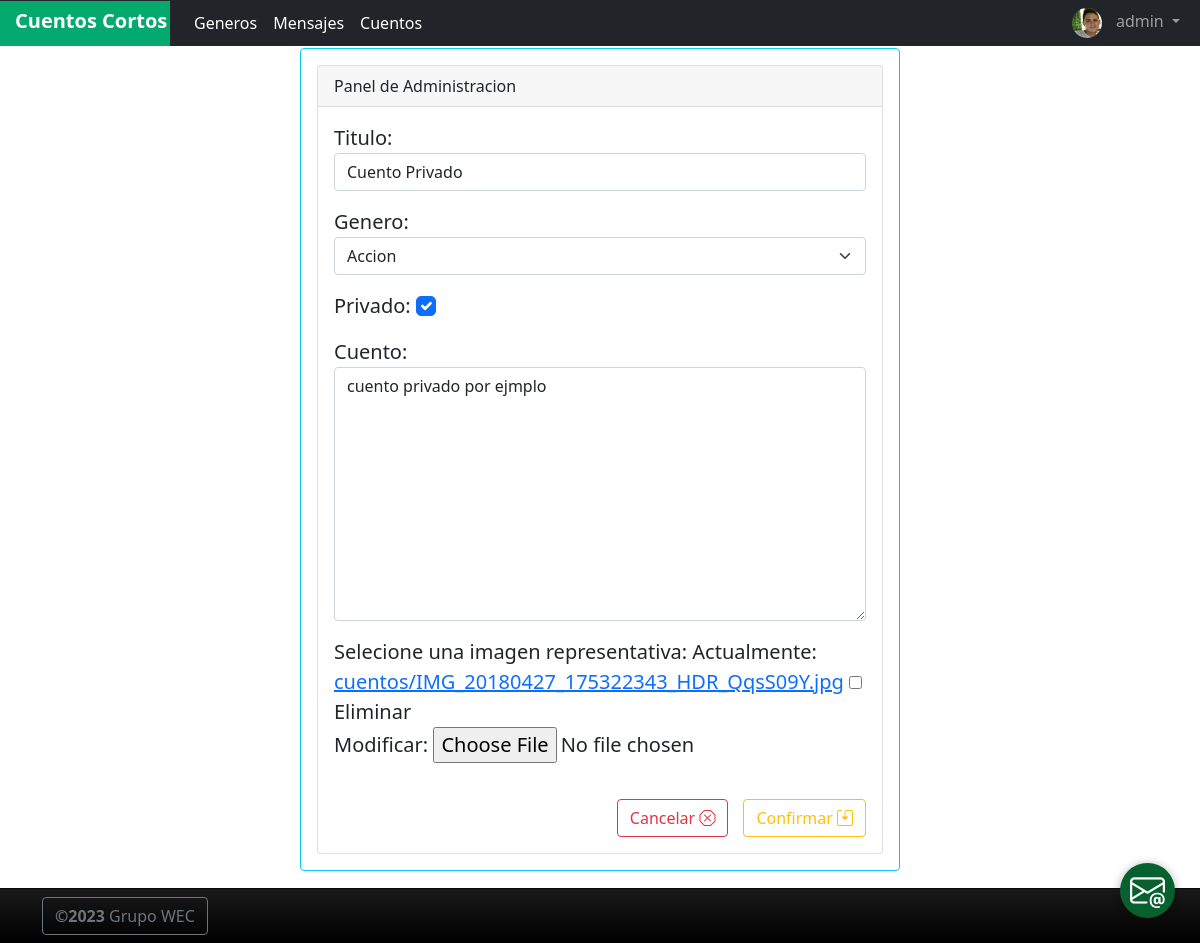
Screenshot of /stories/7/edit (signed in) with the database file from the repository.
### AppShortStories/models.py (models this page shows)
class Profile(models.Model):
    nombre = models.CharField(max_length=50)
    apellido = models.CharField(max_length=50)
    email = models.EmailField()
    telefono = models.CharField(max_length=20)
    user = models.OneToOneField(to = User,on_delete = models.CASCADE,related_name='profile')
    imagen = models.ImageField(upload_to="profiles", null=True, blank=True)

class ShortStories(models.Model):
    titulo = models.CharField(max_length=50)
    genero = models.ForeignKey(to=Genero, on_delete=models.CASCADE)
    estado = models.BooleanField()
    texto = models.CharField(max_length=200)
    imagen = models.ImageField(upload_to="cuentos", null=True, blank=True)
    creado_el = models.DateTimeField(auto_now_add= True)
    publisher = models.ForeignKey(to=User,on_delete = models.CASCADE, related_name="publisher")

### AppShortStories/views.py (the view, shortened to what this page needs)
# urls.py: path('stories/<pk>/edit', ShortStoriesUpdate.as_view(), name="cuento-edit"),
class ShortStoriesUpdate(LoginRequiredMixin, UserPassesTestMixin, UpdateView):
    model = ShortStories
    form_class = ShortForm
    success_url = reverse_lazy("cuento-list")
    def test_func(self):
        user_id = self.request.user.id
        post_id = self.kwargs.get('pk')
        return ShortStories.objects.filter(publisher=user_id, id = post_id).exists()

### AppShortStories/models.py (called while the page is built)
    def __str__(self):
        return self.descripcion

### AppShortStories/templates/AppShortStories/shortstories_form.html (shortened to what this page needs)
{% extends "AppShortStories/index.html" %}
{% block body %}
<div class="container w-50 p-3 card border-info">
    <div class="card">
        <div class="card-header">
            Panel de Administracion
        </div>
        <div class="card-body">
            <blockquote class="blockquote mb-0">
                <form method="Post" enctype="multipart/form-data">
                    {{form.as_p}}
                    <button id="BtnNO" type="submit" class="btn btn-outline-warning">Confirmar  <i class="bi bi-save2"></i></button>
                    <a id="BtnNO" href="{% url 'cuento-list'%}" class="btn btn-outline-danger">Cancelar  <i class="bi bi-x-octagon"></i></a>
                </form>
            </blockquote>
        </div>
    </div>
</div>
<br>
{% endblock %}

### AppShortStories/templates/AppShortStories/index.html (shortened to what this page needs)
<!DOCTYPE html>
<html lang="en">
<head>
    {% load static %}
    <link href="https://cdn.jsdelivr.net/npm/bootstrap@5.0.2/dist/css/bootstrap.min.css" rel="stylesheet">
    <link rel="stylesheet" href="https://cdn.jsdelivr.net/npm/bootstrap-icons@1.10.4/font/bootstrap-icons.css">
    <link href="{% static 'AppShortStories/css/estilo.css' %}"  rel="stylesheet"/>
</head>
<body>
  <nav class="navbar navbar-expand-lg navbar-dark bg-dark fixed-top" style="padding: 0px;">
    <div class="container-fluid" style="padding-left: 0px;">
      <a style="width: 170px; height: 45px; " class="navbar-brand" href="{% url 'inicio' %}"><strong
          style="margin-left: 15px;">Cuentos Cortos</strong></a>
      <div class="collapse navbar-collapse" id="navbarSupportedContent">
        <ul class="navbar-nav me-auto mb-2 mb-lg-0">
          {% if user.is_authenticated %}
          {% if user.id == 1 %}
          <li class="nav-item">
            <a class="nav-link active" aria-current="page" href="{% url 'genero-list' %}">Generos</a>
          </li>
          {% endif %}
          {% if user.profile.email%}
          <li class="nav-item">
            <a class="nav-link active" aria-current="page" href="{% url 'mensaje-list' %}">Mensajes</a>
          </li>
          {% endif %}
          <li class="nav-item">
            <a class="nav-link active" aria-current="page" href="{% url 'cuento-list' %}">Cuentos</a>
          </li>
          {% endif %}
        </ul>
        {% if user.is_authenticated %}
        <ul class="navbar-nav justify-content-end">
          <li class="nav-item dropdown">
            <a class="nav-link dropdown-toggle" href="#" role="button" data-bs-toggle="dropdown" aria-expanded="false">
              {% if user.profile.imagen %}
              <img src="{{ user.profile.imagen.url }}" height="100%" width="30px"
                style="border-radius: 50%; margin-right: 10px;">
              {% endif %}
              {{user.username}}
            </a>
          </li>
        </ul>
        {% endif %}
      </div>
    </div>
  </nav>
  <br>
  <br>
    {% block body %}
    {% endblock %}
    <a class="btn-wsp" href="{% url 'mensaje-send' %}"><i class="bi bi-envelope-at"></i></a>
    <br>
    <br>
  </body>
  {% if user.is_authenticated %}
  <footer id="sticky-footer" class="flex-shrink-0 py-2 bg-dark text-white-50">
    <div class="container">
      <button class="btn btn-outline-secondary" type="button" data-bs-toggle="offcanvas" data-bs-target="#offcanvasWithBackdrop" aria-controls="offcanvasWithBackdrop"><strong>&copy;2023 </strong>Grupo WEC</button>
     </div>
  </footer>
{% endif %}
</html>

### AppShortStories/static/AppShortStories/css/estilo.css (style rules this page uses)
input[type=submit] , #BtnNO { float: right; list-style-type: none; text-align: left; margin-top: 20px; margin-left: 15px; }
footer { height: 55px; background-color: #191919; background-image: -moz-linear-gradient(top, #191919, #000000); background-image: -o-linear-gradient(top, #191919, #000000); background-image: -webkit-gradient(linear, left top, left bottom, color-stop(0, #191919), color-stop(1, #000000)); background-image: -webkit-linear-gradient(#191919, #000000); background-image: linear-gradient(top, #191919, #000000); filter: progid:DXImageTransform.Microsoft.gradient(startColorStr='#191919', endColorStr='#000000'); border-top: 1px solid rgba(30, 30, 30, 0.3); width: 100%; position: fixed; bottom: 0; }
.btn-wsp { position:fixed; width:55px; height:55px; line-height: 55px; bottom:25px; right:25px; background:#06612f; color:#FFF; border-radius:50px; text-align:center; font-size:35px; box-shadow: 0px 1px 10px rgba(0,0,0,0.3); z-index:100; transition: all 300ms ease; }

### rows the page displays
ShortStories: titulo "Cuento Privado", genero "Accion", estado "☑", texto "cuento privado por ejmplo"

### other values shown
{{ user.username }} "admin"
